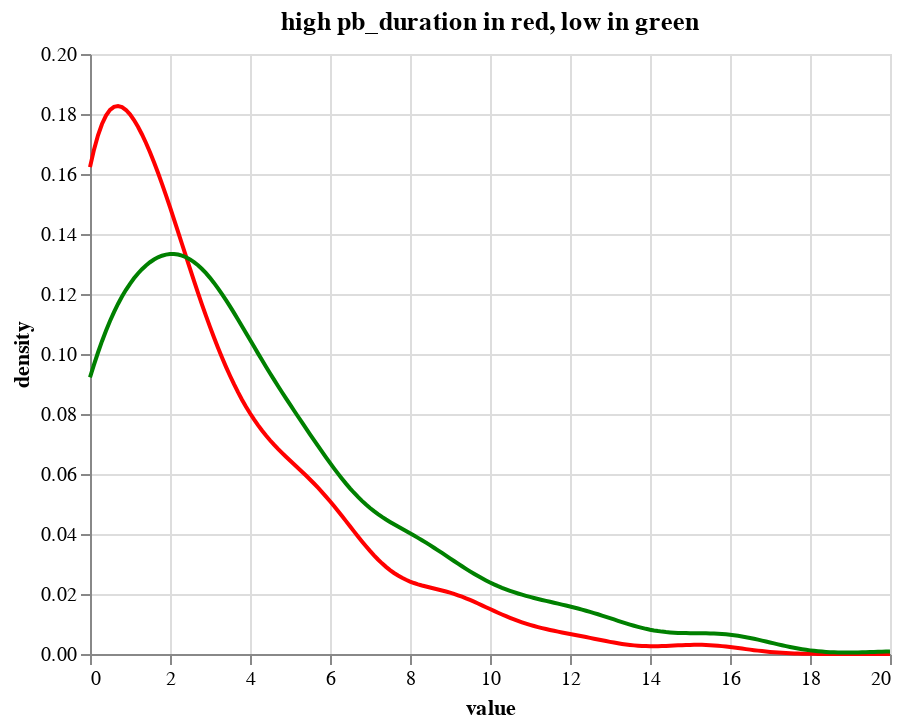

Notebook cell for this chart:
### Markdown cell above
# flight with pb duration near 4mins

### Code cell
datachart = dep_arr_df.query("mvt_type=='DEP' & end_pb==end_pb")[
    ["taxi_holding_time_minutes", "pb_duration_minutes"]
]
high_pbdur_chart = (
    alt.Chart(datachart.query("3.9<=pb_duration_minutes<4.1"))
    .transform_density("taxi_holding_time_minutes", extent=[0, 20])
    .mark_line(color="red")
    .encode(x="value:Q", y="density:Q")
)
low_pbdur_chart = (
    alt.Chart(datachart.query("1.5<=pb_duration_minutes<1.8"))
    .transform_density("taxi_holding_time_minutes", extent=[0, 20])
    .mark_line(color="green")
    .encode(x="value:Q", y="density:Q")
)
(high_pbdur_chart + low_pbdur_chart).properties(
    title="high pb_duration in red, low in green"
)

### Figure 1 — Vega-Lite specification as saved in the notebook (floating-point values rounded to 4 significant figures; data arrays with more than 128 entries replaced by an {"elided": "..."} marker saying what was removed)
{"config": {"view": {"continuousWidth": 400, "continuousHeight": 300}}, "layer": [{"data": {"name": "data-c35748b4a49e222d2fa1414b5b624a27"}, "mark": {"type": "line", "color": "red"}, "encoding": {"x": {"type": "quantitative", "field": "value"}, "y": {"type": "quantitative", "field": "density"}}, "transform": [{"density": "taxi_holding_time_minutes", "extent": [0, 20]}]}, {"data": {"name": "data-78cde1eecee50a2e81edf8b114d9451a"}, "mark": {"type": "line", "color": "green"}, "encoding": {"x": {"type": "quantitative", "field": "value"}, "y": {"type": "quantitative", "field": "density"}}, "transform": [{"density": "taxi_holding_time_minutes", "extent": [0, 20]}]}], "title": "high pb_duration in red, low in green", "$schema": "https://vega.github.io/schema/vega-lite/v4.8.1.json", "datasets": {"data-c35748b4a49e222d2fa1414b5b624a27": {"elided": "715 records"}, "data-78cde1eecee50a2e81edf8b114d9451a": {"elided": "390 records"}}}
